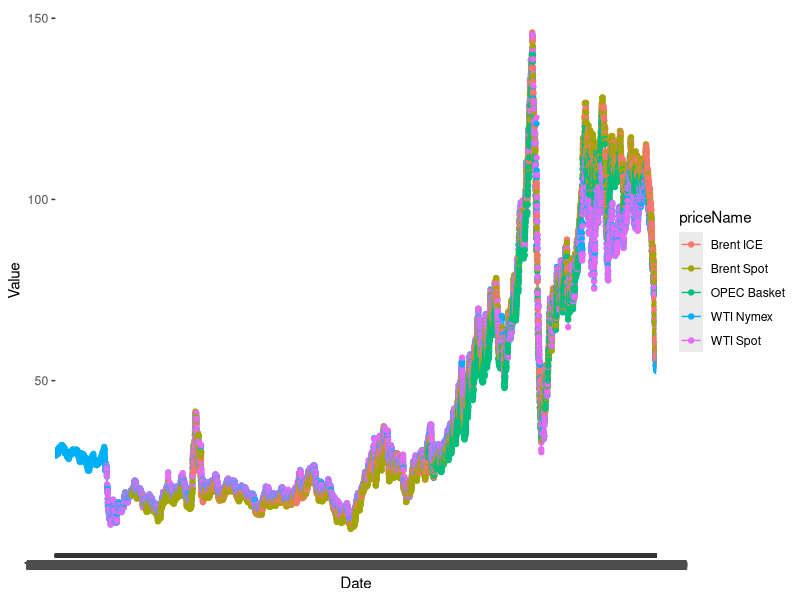

Write the R code that produced this figure.
setwd("~/workspace/crude-crises-value")

# data from Quandl
# https://www.quandl.com/c/markets/crude-oil

wti_nymex <- read.csv(file="CHRIS-CME_CL1.csv",head=TRUE,sep=",")
wti_spot <- read.csv(file="DOE-RWTC.csv",head=TRUE,sep=",")
brent_ice <- read.csv(file="CHRIS-ICE_B1.csv",head=TRUE,sep=",")
brent_spot <- read.csv(file="DOE-RBRTE.csv",head=TRUE,sep=",")
opec_basket <- read.csv(file="OPEC-ORB.csv",head=TRUE,sep=",")

wti_nymex$priceName <- c("WTI Nymex")
wti_nymex$description <-c("Crude Oil Futures, Continuous Contract #1 (CL1) (Front Month)")
wti_nymex$Value <- c(wti_nymex$Settle)

brent_ice$priceName <- c("Brent ICE")
brent_ice$description <- c("Brent Crude Futures, Continuous Contract #1 (B1) (Front Month)")
brent_ice$Value <- c(brent_ice$Settle)

wti_spot$priceName <- c("WTI Spot")
wti_spot$description <- c("WTI Crude Oil Spot Price Cushing, OK FOB")

brent_spot$priceName <- c("Brent Spot")
brent_spot$description <- c("Europe Brent Crude Oil Spot Price FOB")

opec_basket$priceName <- c("OPEC Basket")
opec_basket$description <- c("OPEC Crude Oil Price")

# using the reshape and reshape2 package to merge the dataframes
# http://davetang.org/muse/2014/04/14/merging-multiple-data-frames/
library(reshape)
library(reshape2)
list_df <- list(wti_nymex, wti_spot, brent_ice, brent_spot, opec_basket)
crude_price_history <- merge_all(list_df)

write.csv(crude_price_history, file = "crude_price_history.csv",row.names=FALSE, na="")

####

# plot a line chart
library(ggplot2)
ggplot(data=crude_price_history, aes(x=Date, y=Value, group=priceName, colour=priceName)) + geom_line() + geom_point()

####
